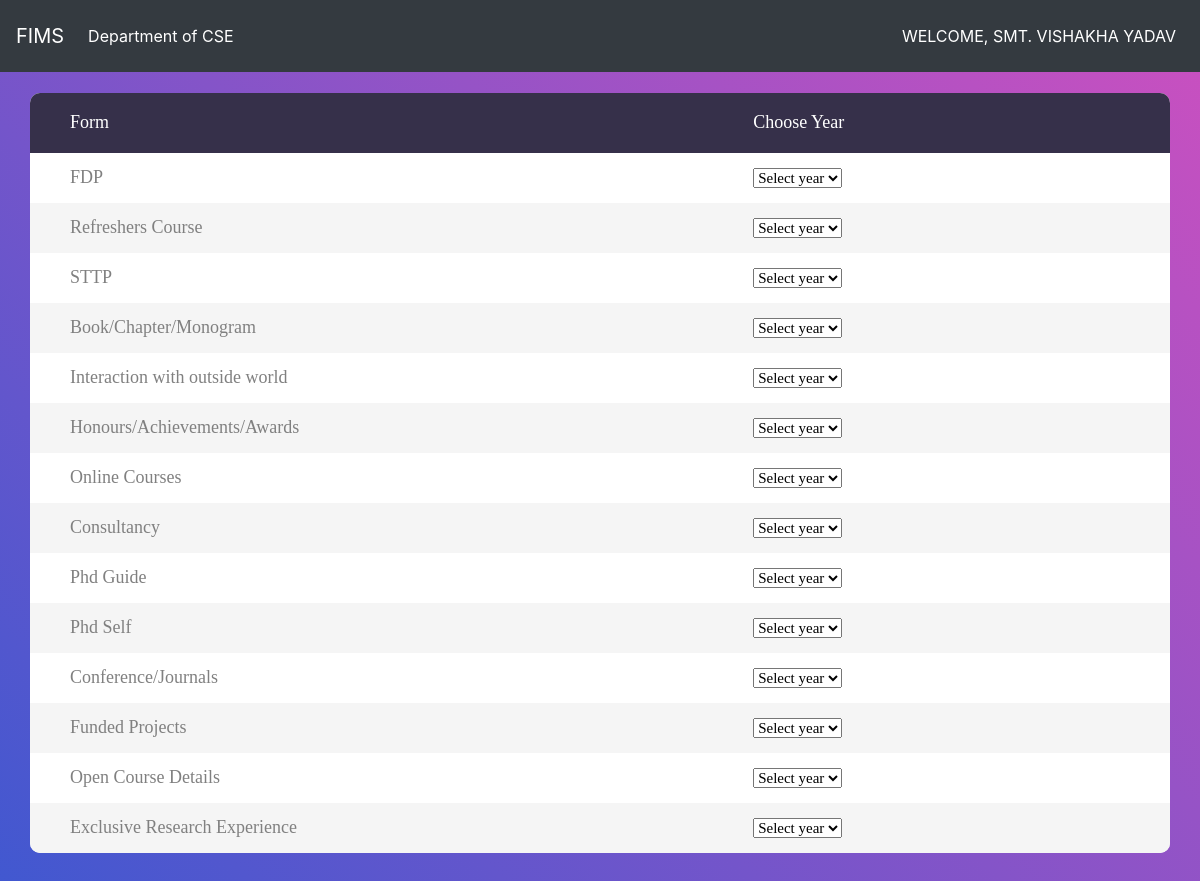
The app's page /index/ (signed in) with its own data.
### t1/models.py (models this page shows, shortened)
class User(AbstractUser):
	phone = models.BigIntegerField(null=True)
	department = models.ForeignKey('Department', on_delete=models.CASCADE,null=True)
	designation = models.ForeignKey('Designation', on_delete=models.CASCADE,null=True)
	teach_status = models.BooleanField(default=False)
	info = models.CharField(max_length=20, blank=True, null=True)
	def __str__(self):
		return self.username

class Department(models.Model):
	name = models.CharField(max_length=20, blank=True, null=True)
	def __str__(self):
		return self.name

class Field(models.Model):
	name = models.CharField(max_length=30, blank=True, null=True)

### t1/views.py (the view)
# urls.py: url(r'^index/', views.index, name="index"),
def index(request):
    data0 = User.objects.get(username=request.user)
    print(data0.department)
    data1 = Field.objects.all()
    data2 = Year.objects.all()
    data3 = zip(data1,data2)
    context = {
            'data0':data0,
            'data1':data1,
            'data2':data2,
            'data3':data3
        }
    return render(request,'index.html',context = context)

### templates/index.html (shortened to what this page needs)
<!DOCTYPE html>
{% load staticfiles %}
{% load widget_tweaks %}
<html lang="en">
<head>
	<link rel="stylesheet" type="text/css" href="{% static "vendor1/bootstrap/css/bootstrap.min.css" %}">
	<link rel="stylesheet" type="text/css" href="{% static "fonts1/font-awesome-4.7.0/css/font-awesome.min.css" %}">
	<link rel="stylesheet" type="text/css" href="{% static "vendor1/animate/animate.css" %}">
	<link rel="stylesheet" type="text/css" href="{% static "vendor1/select2/select2.min.css" %}">
	<link rel="stylesheet" type="text/css" href="{% static "vendor1/perfect-scrollbar/perfect-scrollbar.css" %}">
	<link rel="stylesheet" type="text/css" href="{% static "css1/util.css" %}">
	<link rel="stylesheet" type="text/css" href="{% static "css1/main.css" %}">
<link rel="stylesheet" href="https://stackpath.bootstrapcdn.com/bootstrap/4.1.3/css/bootstrap.min.css">
</head>
<body style="background: #c850c0; background: -webkit-linear-gradient(45deg, #4158d0, #c850c0);
background: -o-linear-gradient(45deg, #4158d0, #c850c0);
background: -moz-linear-gradient(45deg, #4158d0, #c850c0);
 background: linear-gradient(45deg, #4158d0, #c850c0);">
<nav class="navbar navbar-expand-lg navbar-dark bg-dark fixed-top">
  <a class="navbar-brand" href="#">FIMS</a>
  <div class="collapse navbar-collapse" id="navbarNavAltMarkup">
    <div class="navbar-nav">
      <a class="nav-item nav-link active" href="#">Department of {{data0.department}}<span class="sr-only">(current)</span></a>
    </div>
  </div>
   <span class="navbar-text">
     <div class="navbar-nav">
      <a class="nav-item nav-link active" href="#">WELCOME, {{data0.first_name}}</a>
    </span>
</nav>
	<div class="limiter" style="margin-top: 5%;">
		<div class="container-table100">
			<div class="wrap-table100">
				<div class="table100">
					<table>
						<thead>
							<tr class="table100-head">
								<th class="column1">Form</th>
								<th class="column2">Choose Year</th>
							</tr>
						</thead>
						<tbody>
							<form method="POST">
							{% for form_name in data1 %}
								<tr>
									<td class="column1"><span style="font-size: 18px;">{{ form_name.name }}</span></td>
									<td class="column2">
									<select onchange="location = this.value;">
										{% for year in data2 %}
											{% if form_name.pk == 1 %}
											<option value="/fdp/{{year.year}}">
										{{year.year}}
										</option>
										{% endif %}
											{% if form_name.pk == 2 %}
											<option value="/ref_course/{{year.year}}">
										{{year.year}}
										</option>
										{% endif %}
											{% if form_name.pk == 3 %}
											<option value="/sttp/{{year.year}}">
										{{year.year}}
										</option>
										{% endif %}
											{% if form_name.pk == 4 %}
											<option value="/book/{{year.year}}">
										{{year.year}}
										</option>
										{% endif %}
											{% if form_name.pk == 5 %}
											<option value="/interaction/{{year.year}}">
										{{year.year}}
										</option>
										{% endif %}
											{% if form_name.pk == 6 %}
											<option value="/honours/{{year.year}}">
										{{year.year}}
										</option>
										{% endif %}
											{% if form_name.pk == 7 %}
											<option value="/online_courses/{{year.year}}">
										{{year.year}}
										</option>
										{% endif %}
											{% if form_name.pk == 8 %}
											<option value="/consultancy/{{year.year}}">
										{{year.year}}
										</option>
										{% endif %}
											{% if form_name.pk == 9 %}
											<option value="/phd_guide/{{year.year}}">
										{{year.year}}
										</option>
										{% endif %}
											{% if form_name.pk == 10 %}
											<option value="/phd_self/{{year.year}}">
										{{year.year}}
										</option>
										{% endif %}
											{% if form_name.pk == 11 %}
											<option value="/conference_journal/{{year.year}}">
										{{year.year}}
										</option>
										{% endif %}
											{% if form_name.pk == 12 %}
											<option value="/funded_projects/{{year.year}}">
										{{year.year}}
										</option>
										{% endif %}
											{% if form_name.pk == 13 %}
											<option value="/open_courses/{{year.year}}">
										{{year.year}}
										</option>
										{% endif %}
											{% if form_name.pk == 14 %}
											<option value="/exclusive_research/{{year.year}}">
										{{year.year}}
										</option>
										{% endif %}
										{% endfor %}
										</select>
									</td>
								</tr>
								{% endfor %}
								</form>
						</tbody>
					</table>
				</div>
			</div>
		</div>
	</div>
</body>
</html>

### static/css1/main.css (style rules this page uses)
* { margin: 0px; padding: 0px; box-sizing: border-box; }
body, html { height: 100%; font-family: sans-serif; background: #c850c0; background: -webkit-linear-gradient(45deg, #4158d0, #c850c0); background: -o-linear-gradient(45deg, #4158d0, #c850c0); background: -moz-linear-gradient(45deg, #4158d0, #c850c0); background: linear-gradient(45deg, #4158d0, #c850c0); }
a { margin: 0px; transition: all 0.4s; -webkit-transition: all 0.4s; -o-transition: all 0.4s; -moz-transition: all 0.4s; }
.limiter { width: 100%; margin: 0 auto; }
.container-table100 { width: 100%; min-height: 100vh; background: #c850c0; background: -webkit-linear-gradient(45deg, #4158d0, #c850c0); background: -o-linear-gradient(45deg, #4158d0, #c850c0); background: -moz-linear-gradient(45deg, #4158d0, #c850c0); background: linear-gradient(45deg, #4158d0, #c850c0); display: -webkit-box; display: -webkit-flex; display: -moz-box; display: -ms-flexbox; display: flex; align-items: center; justify-content: center; flex-wrap: wrap; padding: 33px 30px; }
.wrap-table100 { width: 1170px; }
table { border-spacing: 1; border-collapse: collapse; background: white; border-radius: 10px; overflow: hidden; width: 100%; margin: 0 auto; position: relative; }
table * { position: relative; }
table td, table th { padding-left: 8px; }
table thead tr { height: 60px; background: #36304a; }
table tbody tr { height: 50px; }
table tbody tr:last-child { border: 0; }
table td, table th { text-align: left; }
.table100-head th { font-family: OpenSans-Regular; font-size: 18px; color: #fff; line-height: 1.2; font-weight: unset; }
tbody tr:nth-child(even) { background-color: #f5f5f5; }
tbody tr { font-family: OpenSans-Regular; font-size: 15px; color: #808080; line-height: 1.2; font-weight: unset; }
.column1 { width: 260px; padding-left: 40px; }
.column2 { width: 160px; }

### records on screen
User: department "CSE", first_name "SMT. VISHAKHA YADAV"
Field: name "FDP"
Field: name "Refreshers Course"
Field: name "STTP"
Field: name "Book/Chapter/Monogram"
Field: name "Interaction with outside world"
Field: name "Honours/Achievements/Awards"
Field: name "Online Courses"
Field: name "Consultancy"
Field: name "Phd Guide"
Field: name "Phd Self"
Field: name "Conference/Journals"
Field: name "Funded Projects"
Field: name "Open Course Details"
Field: name "Exclusive Research Experience"

### other values on screen
form field value "Select year"
